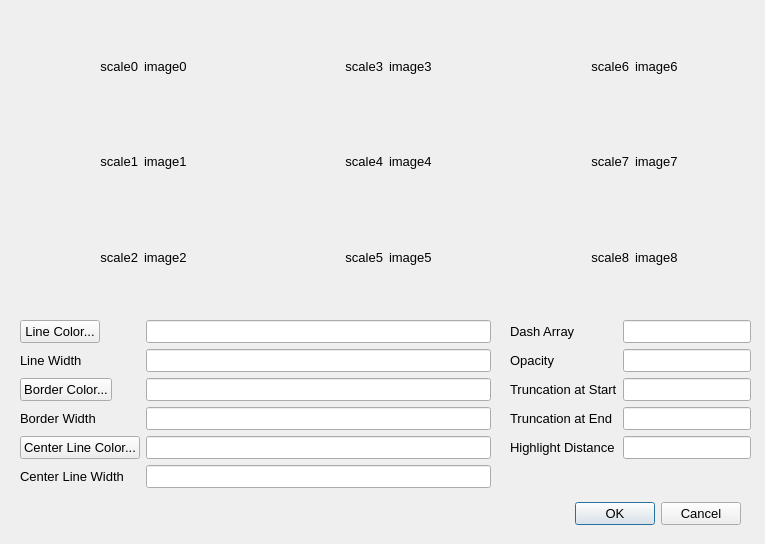
<?xml version="1.0" encoding="UTF-8"?>
<ui version="4.0">
 <class>LineStyleDialog</class>
 <widget class="QDialog" name="LineStyleDialog">
  <property name="geometry">
   <rect>
    <x>0</x>
    <y>0</y>
    <width>765</width>
    <height>544</height>
   </rect>
  </property>
  <property name="font">
   <font>
    <pointsize>10</pointsize>
   </font>
  </property>
  <property name="windowTitle">
   <string>Line Style Editor</string>
  </property>
  <widget class="QWidget" name="gridLayoutWidget_2">
   <property name="geometry">
    <rect>
     <x>21</x>
     <y>21</y>
     <width>731</width>
     <height>281</height>
    </rect>
   </property>
   <layout class="QGridLayout" name="scaleGrid">
    <item row="1" column="2">
     <widget class="QLabel" name="scale4">
      <property name="text">
       <string>scale4</string>
      </property>
      <property name="alignment">
       <set>Qt::AlignRight|Qt::AlignTrailing|Qt::AlignVCenter</set>
      </property>
     </widget>
    </item>
    <item row="0" column="4">
     <widget class="QLabel" name="scale6">
      <property name="text">
       <string>scale6</string>
      </property>
      <property name="alignment">
       <set>Qt::AlignRight|Qt::AlignTrailing|Qt::AlignVCenter</set>
      </property>
     </widget>
    </item>
    <item row="0" column="0">
     <widget class="QLabel" name="scale0">
      <property name="text">
       <string>scale0</string>
      </property>
      <property name="alignment">
       <set>Qt::AlignRight|Qt::AlignTrailing|Qt::AlignVCenter</set>
      </property>
     </widget>
    </item>
    <item row="0" column="2">
     <widget class="QLabel" name="scale3">
      <property name="text">
       <string>scale3</string>
      </property>
      <property name="alignment">
       <set>Qt::AlignRight|Qt::AlignTrailing|Qt::AlignVCenter</set>
      </property>
     </widget>
    </item>
    <item row="1" column="0">
     <widget class="QLabel" name="scale1">
      <property name="text">
       <string>scale1</string>
      </property>
      <property name="alignment">
       <set>Qt::AlignRight|Qt::AlignTrailing|Qt::AlignVCenter</set>
      </property>
     </widget>
    </item>
    <item row="1" column="3">
     <widget class="QLabel" name="image4">
      <property name="text">
       <string>image4</string>
      </property>
     </widget>
    </item>
    <item row="2" column="2">
     <widget class="QLabel" name="scale5">
      <property name="text">
       <string>scale5</string>
      </property>
      <property name="alignment">
       <set>Qt::AlignRight|Qt::AlignTrailing|Qt::AlignVCenter</set>
      </property>
     </widget>
    </item>
    <item row="2" column="4">
     <widget class="QLabel" name="scale8">
      <property name="text">
       <string>scale8</string>
      </property>
      <property name="alignment">
       <set>Qt::AlignRight|Qt::AlignTrailing|Qt::AlignVCenter</set>
      </property>
     </widget>
    </item>
    <item row="2" column="0">
     <widget class="QLabel" name="scale2">
      <property name="text">
       <string>scale2</string>
      </property>
      <property name="alignment">
       <set>Qt::AlignRight|Qt::AlignTrailing|Qt::AlignVCenter</set>
      </property>
     </widget>
    </item>
    <item row="0" column="3">
     <widget class="QLabel" name="image3">
      <property name="text">
       <string>image3</string>
      </property>
     </widget>
    </item>
    <item row="1" column="1">
     <widget class="QLabel" name="image1">
      <property name="text">
       <string>image1</string>
      </property>
     </widget>
    </item>
    <item row="2" column="1">
     <widget class="QLabel" name="image2">
      <property name="text">
       <string>image2</string>
      </property>
     </widget>
    </item>
    <item row="0" column="1">
     <widget class="QLabel" name="image0">
      <property name="text">
       <string>image0</string>
      </property>
     </widget>
    </item>
    <item row="1" column="4">
     <widget class="QLabel" name="scale7">
      <property name="text">
       <string>scale7</string>
      </property>
      <property name="alignment">
       <set>Qt::AlignRight|Qt::AlignTrailing|Qt::AlignVCenter</set>
      </property>
     </widget>
    </item>
    <item row="2" column="3">
     <widget class="QLabel" name="image5">
      <property name="text">
       <string>image5</string>
      </property>
     </widget>
    </item>
    <item row="0" column="5">
     <widget class="QLabel" name="image6">
      <property name="text">
       <string>image6</string>
      </property>
     </widget>
    </item>
    <item row="1" column="5">
     <widget class="QLabel" name="image7">
      <property name="text">
       <string>image7</string>
      </property>
     </widget>
    </item>
    <item row="2" column="5">
     <widget class="QLabel" name="image8">
      <property name="text">
       <string>image8</string>
      </property>
     </widget>
    </item>
   </layout>
  </widget>
  <widget class="QWidget" name="formLayoutWidget">
   <property name="geometry">
    <rect>
     <x>20</x>
     <y>320</y>
     <width>471</width>
     <height>211</height>
    </rect>
   </property>
   <layout class="QFormLayout" name="formLayout">
    <property name="formAlignment">
     <set>Qt::AlignRight|Qt::AlignTop|Qt::AlignTrailing</set>
    </property>
    <item row="0" column="0">
     <widget class="QPushButton" name="lineColorButton">
      <property name="layoutDirection">
       <enum>Qt::LeftToRight</enum>
      </property>
      <property name="text">
       <string>Line Color...</string>
      </property>
     </widget>
    </item>
    <item row="0" column="1">
     <widget class="QLineEdit" name="lineColorText"/>
    </item>
    <item row="1" column="1">
     <widget class="QLineEdit" name="lineWidthText"/>
    </item>
    <item row="2" column="0">
     <widget class="QPushButton" name="borderColorButton">
      <property name="text">
       <string>Border Color...</string>
      </property>
     </widget>
    </item>
    <item row="2" column="1">
     <widget class="QLineEdit" name="borderColorText"/>
    </item>
    <item row="3" column="1">
     <widget class="QLineEdit" name="borderWidthText"/>
    </item>
    <item row="4" column="0">
     <widget class="QPushButton" name="centerLineColorButton">
      <property name="text">
       <string>Center Line Color...</string>
      </property>
     </widget>
    </item>
    <item row="4" column="1">
     <widget class="QLineEdit" name="centerLineColorText"/>
    </item>
    <item row="5" column="1">
     <widget class="QLineEdit" name="centerLineWidthText"/>
    </item>
    <item row="1" column="0">
     <widget class="QLabel" name="lineWidthLabel">
      <property name="text">
       <string>Line Width</string>
      </property>
     </widget>
    </item>
    <item row="3" column="0">
     <widget class="QLabel" name="borderWidthLabel">
      <property name="text">
       <string>Border Width</string>
      </property>
     </widget>
    </item>
    <item row="5" column="0">
     <widget class="QLabel" name="centerLineWidthLabel">
      <property name="text">
       <string>Center Line Width</string>
      </property>
     </widget>
    </item>
   </layout>
  </widget>
  <widget class="QWidget" name="formLayoutWidget_2">
   <property name="geometry">
    <rect>
     <x>510</x>
     <y>320</y>
     <width>241</width>
     <height>151</height>
    </rect>
   </property>
   <layout class="QFormLayout" name="formLayout_2">
    <item row="0" column="0">
     <widget class="QLabel" name="lineDashLabel">
      <property name="text">
       <string>Dash Array</string>
      </property>
     </widget>
    </item>
    <item row="0" column="1">
     <widget class="QLineEdit" name="lineDashText"/>
    </item>
    <item row="1" column="0">
     <widget class="QLabel" name="opacityLabel">
      <property name="text">
       <string>Opacity</string>
      </property>
     </widget>
    </item>
    <item row="1" column="1">
     <widget class="QLineEdit" name="opacityText"/>
    </item>
    <item row="2" column="0">
     <widget class="QLabel" name="truncationAtStartLabel">
      <property name="text">
       <string>Truncation at Start</string>
      </property>
     </widget>
    </item>
    <item row="2" column="1">
     <widget class="QLineEdit" name="truncationAtStartText"/>
    </item>
    <item row="3" column="0">
     <widget class="QLabel" name="truncationAtEndLabel">
      <property name="text">
       <string>Truncation at End</string>
      </property>
     </widget>
    </item>
    <item row="3" column="1">
     <widget class="QLineEdit" name="truncationAtEndText"/>
    </item>
    <item row="4" column="0">
     <widget class="QLabel" name="distanceLabel">
      <property name="text">
       <string>Highlight Distance</string>
      </property>
     </widget>
    </item>
    <item row="4" column="1">
     <widget class="QLineEdit" name="distanceText"/>
    </item>
   </layout>
  </widget>
  <widget class="QDialogButtonBox" name="buttonBox">
   <property name="geometry">
    <rect>
     <x>530</x>
     <y>500</y>
     <width>211</width>
     <height>28</height>
    </rect>
   </property>
   <property name="orientation">
    <enum>Qt::Horizontal</enum>
   </property>
   <property name="standardButtons">
    <set>QDialogButtonBox::Cancel|QDialogButtonBox::Ok</set>
   </property>
  </widget>
 </widget>
 <resources/>
 <connections>
  <connection>
   <sender>buttonBox</sender>
   <signal>accepted()</signal>
   <receiver>LineStyleDialog</receiver>
   <slot>accept()</slot>
   <hints>
    <hint type="sourcelabel">
     <x>248</x>
     <y>254</y>
    </hint>
    <hint type="destinationlabel">
     <x>157</x>
     <y>274</y>
    </hint>
   </hints>
  </connection>
  <connection>
   <sender>buttonBox</sender>
   <signal>rejected()</signal>
   <receiver>LineStyleDialog</receiver>
   <slot>reject()</slot>
   <hints>
    <hint type="sourcelabel">
     <x>316</x>
     <y>260</y>
    </hint>
    <hint type="destinationlabel">
     <x>286</x>
     <y>274</y>
    </hint>
   </hints>
  </connection>
 </connections>
</ui>
